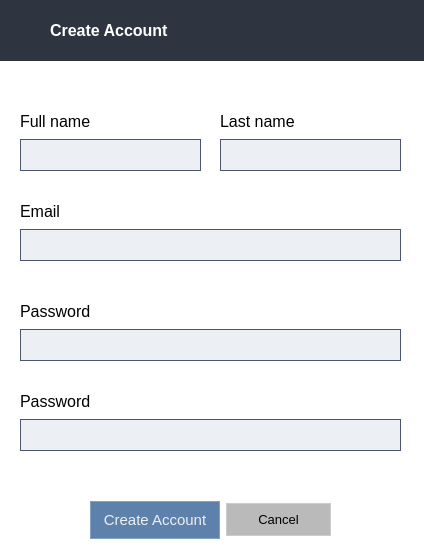
<?xml version="1.0" encoding="UTF-8"?>
<ui version="4.0">
 <class>CreateAccountDialog</class>
 <widget class="QDialog" name="CreateAccountDialog">
  <property name="geometry">
   <rect>
    <x>0</x>
    <y>0</y>
    <width>424</width>
    <height>556</height>
   </rect>
  </property>
  <property name="windowTitle">
   <string>Dialog</string>
  </property>
  <property name="styleSheet">
   <string notr="true">QWidget {
    background-color:rgb(255, 255, 255); /* Light Gray for Light Mode */
    color: #000000;           /* Black Text */
    font-family: &quot;Segoe UI&quot;, Arial, sans-serif;
    font-size: 12pt;
border-radius: 10px;
}</string>
  </property>
  <widget class="QWidget" name="layoutWidget">
   <property name="geometry">
    <rect>
     <x>20</x>
     <y>200</y>
     <width>381</width>
     <height>61</height>
    </rect>
   </property>
   <layout class="QVBoxLayout" name="verticalLayout_2">
    <item>
     <widget class="QLabel" name="label_3">
      <property name="font">
       <font>
        <family>Segoe UI</family>
        <pointsize>12</pointsize>
       </font>
      </property>
      <property name="text">
       <string>Email</string>
      </property>
     </widget>
    </item>
    <item>
     <widget class="QLineEdit" name="email_field">
      <property name="styleSheet">
       <string notr="true">/* Input Field */
QLineEdit {
    background-color: #eceff4; /* Light background */
    color: #000000; /* Black text */
    border: 1px solid #4C566A; /* Subtle gray-blue border */
    border-radius: 0px; /* No rounded corners */
    padding: 6px; /* Padding inside the field */
    font-size: 14px; /* Standard font size */
}

/* Focused Input Field */
QLineEdit:focus {
    border: 1px solid #88C0D0; /* Light blue/teal border on focus */
    background-color: #e1e9f2; /* Slightly lighter background on focus */
}

/* Placeholder Text */
QLineEdit::placeholder {
    color: #4C566A; /* Darker gray for placeholder text */
}
</string>
      </property>
     </widget>
    </item>
   </layout>
  </widget>
  <widget class="QWidget" name="layoutWidget_2">
   <property name="geometry">
    <rect>
     <x>20</x>
     <y>300</y>
     <width>381</width>
     <height>61</height>
    </rect>
   </property>
   <layout class="QVBoxLayout" name="verticalLayout_3">
    <item>
     <widget class="QLabel" name="label_4">
      <property name="font">
       <font>
        <family>Segoe UI</family>
        <pointsize>12</pointsize>
       </font>
      </property>
      <property name="text">
       <string>Password</string>
      </property>
     </widget>
    </item>
    <item>
     <widget class="QLineEdit" name="pass1_field">
      <property name="styleSheet">
       <string notr="true">/* Input Field */
QLineEdit {
    background-color: #eceff4; /* Light background */
    color: #000000; /* Black text */
    border: 1px solid #4C566A; /* Subtle gray-blue border */
    border-radius: 0px; /* No rounded corners */
    padding: 6px; /* Padding inside the field */
    font-size: 14px; /* Standard font size */
}

/* Focused Input Field */
QLineEdit:focus {
    border: 1px solid #88C0D0; /* Light blue/teal border on focus */
    background-color: #e1e9f2; /* Slightly lighter background on focus */
}

/* Placeholder Text */
QLineEdit::placeholder {
    color: #4C566A; /* Darker gray for placeholder text */
}
</string>
      </property>
     </widget>
    </item>
   </layout>
  </widget>
  <widget class="QWidget" name="layoutWidget_3">
   <property name="geometry">
    <rect>
     <x>20</x>
     <y>390</y>
     <width>381</width>
     <height>61</height>
    </rect>
   </property>
   <layout class="QVBoxLayout" name="verticalLayout_4">
    <item>
     <widget class="QLabel" name="label_5">
      <property name="font">
       <font>
        <family>Segoe UI</family>
        <pointsize>12</pointsize>
       </font>
      </property>
      <property name="text">
       <string>Password</string>
      </property>
     </widget>
    </item>
    <item>
     <widget class="QLineEdit" name="pass2_field">
      <property name="styleSheet">
       <string notr="true">/* Input Field */
QLineEdit {
    background-color: #eceff4; /* Light background */
    color: #000000; /* Black text */
    border: 1px solid #4C566A; /* Subtle gray-blue border */
    border-radius: 0px; /* No rounded corners */
    padding: 6px; /* Padding inside the field */
    font-size: 14px; /* Standard font size */
}

/* Focused Input Field */
QLineEdit:focus {
    border: 1px solid #88C0D0; /* Light blue/teal border on focus */
    background-color: #e1e9f2; /* Slightly lighter background on focus */
}

/* Placeholder Text */
QLineEdit::placeholder {
    color: #4C566A; /* Darker gray for placeholder text */
}
</string>
      </property>
     </widget>
    </item>
   </layout>
  </widget>
  <widget class="QWidget" name="layoutWidget">
   <property name="geometry">
    <rect>
     <x>20</x>
     <y>110</y>
     <width>181</width>
     <height>61</height>
    </rect>
   </property>
   <layout class="QVBoxLayout" name="verticalLayout">
    <item>
     <widget class="QLabel" name="label_2">
      <property name="font">
       <font>
        <family>Segoe UI</family>
        <pointsize>12</pointsize>
       </font>
      </property>
      <property name="text">
       <string>Full name </string>
      </property>
     </widget>
    </item>
    <item>
     <widget class="QLineEdit" name="name_field">
      <property name="styleSheet">
       <string notr="true">/* Input Field */
QLineEdit {
    background-color: #eceff4; /* Light background */
    color: #000000; /* Black text */
    border: 1px solid #4C566A; /* Subtle gray-blue border */
    border-radius: 0px; /* No rounded corners */
    padding: 6px; /* Padding inside the field */
    font-size: 14px; /* Standard font size */
}

/* Focused Input Field */
QLineEdit:focus {
    border: 1px solid #88C0D0; /* Light blue/teal border on focus */
    background-color: #e1e9f2; /* Slightly lighter background on focus */
}

/* Placeholder Text */
QLineEdit::placeholder {
    color: #4C566A; /* Darker gray for placeholder text */
}
</string>
      </property>
     </widget>
    </item>
   </layout>
  </widget>
  <widget class="QWidget" name="layoutWidget">
   <property name="geometry">
    <rect>
     <x>90</x>
     <y>500</y>
     <width>241</width>
     <height>40</height>
    </rect>
   </property>
   <layout class="QHBoxLayout" name="horizontalLayout">
    <item>
     <widget class="QPushButton" name="create_account_button">
      <property name="minimumSize">
       <size>
        <width>86</width>
        <height>38</height>
       </size>
      </property>
      <property name="styleSheet">
       <string notr="true">QPushButton {
    background-color: #5E81AC; /* Nord Blue */
    color: #ECEFF4; /* Light text */
    border: 1px solid #81A1C1; /* Lighter blue border */
    border-radius: 0px; /* No roundness */
    padding: 6px 12px;
    font-family: &quot;Segoe UI&quot;;
    font-size: 15px;
    min-width: 60px;
    min-height: 24px;
}

/* Hover State */
QPushButton:hover {
    background-color: #81A1C1; /* Lighter Nord Blue */
    border: 1px solid #88C0D0; /* Teal highlight */
}

/* Pressed State */
QPushButton:pressed {
    background-color: #4C566A; /* Darker Nord Blue */
    border: 1px solid #8FBCBB; /* Teal accent */
}

/* Edit Button Specific Style */
QPushButton#editButton {
    background-color: #88C0D0; /* Soft Teal Blue */
    color: #2E3440; /* Darker text for contrast */
    border: 1px solid #8FBCBB; /* Teal border */
}

QPushButton#editButton:hover {
    background-color: #8FBCBB; /* Slightly lighter teal */
    border: 1px solid #81A1C1; /* Soft blue highlight */
}

QPushButton#editButton:pressed {
    background-color: #5E81AC; /* Dark Nord Blue */
    border: 1px solid #4C566A; /* Darker border */
}
</string>
      </property>
      <property name="text">
       <string>Create Account</string>
      </property>
     </widget>
    </item>
    <item>
     <widget class="QPushButton" name="pushButton">
      <property name="minimumSize">
       <size>
        <width>0</width>
        <height>30</height>
       </size>
      </property>
      <property name="styleSheet">
       <string notr="true">




/*          background-color: transparent;  No background */




/* Cancel Button */
QPushButton {
    background-color: #bababa;

    color: black;                  /* Black text */
    border: 1px solid #cccccc;     /* Light gray border */
    border-radius: 0px;
    padding: 8px 16px;
    font-size: 10pt;
}

QPushButton:hover {
    background-color: #e5e5e5; /* Light gray on hover */
    border: 1px solid #bbbbbb; /* Slightly darker gray border on hover */
}

QPushButton:pressed {
    background-color: #d9d9d9; /* Darker gray on press */
    border: 1px solid #aaaaaa; /* Even darker gray border on press */
}
</string>
      </property>
      <property name="text">
       <string>Cancel</string>
      </property>
     </widget>
    </item>
   </layout>
  </widget>
  <widget class="QWidget" name="layoutWidget_4">
   <property name="geometry">
    <rect>
     <x>220</x>
     <y>110</y>
     <width>181</width>
     <height>61</height>
    </rect>
   </property>
   <layout class="QVBoxLayout" name="verticalLayout_5">
    <item>
     <widget class="QLabel" name="label_6">
      <property name="font">
       <font>
        <family>Segoe UI</family>
        <pointsize>12</pointsize>
       </font>
      </property>
      <property name="text">
       <string>Last name</string>
      </property>
     </widget>
    </item>
    <item>
     <widget class="QLineEdit" name="last_name_field">
      <property name="styleSheet">
       <string notr="true">/* Input Field */
QLineEdit {
    background-color: #eceff4; /* Light background */
    color: #000000; /* Black text */
    border: 1px solid #4C566A; /* Subtle gray-blue border */
    border-radius: 0px; /* No rounded corners */
    padding: 6px; /* Padding inside the field */
    font-size: 14px; /* Standard font size */
}

/* Focused Input Field */
QLineEdit:focus {
    border: 1px solid #88C0D0; /* Light blue/teal border on focus */
    background-color: #e1e9f2; /* Slightly lighter background on focus */
}

/* Placeholder Text */
QLineEdit::placeholder {
    color: #4C566A; /* Darker gray for placeholder text */
}
</string>
      </property>
     </widget>
    </item>
   </layout>
  </widget>
  <widget class="QWidget" name="widget_2" native="true">
   <property name="geometry">
    <rect>
     <x>0</x>
     <y>0</y>
     <width>441</width>
     <height>61</height>
    </rect>
   </property>
   <property name="styleSheet">
    <string notr="true">/*background-color: #bababa;*/
border-radius: 0px;
 background-color:#2e3440;</string>
   </property>
   <widget class="QLabel" name="label_7">
    <property name="geometry">
     <rect>
      <x>50</x>
      <y>10</y>
      <width>161</width>
      <height>41</height>
     </rect>
    </property>
    <property name="font">
     <font>
      <family>Segoe UI</family>
      <pointsize>12</pointsize>
      <bold>true</bold>
     </font>
    </property>
    <property name="styleSheet">
     <string notr="true">color: rgb(255, 255, 255);</string>
    </property>
    <property name="text">
     <string>Create Account</string>
    </property>
   </widget>
   <widget class="QLabel" name="label_8">
    <property name="geometry">
     <rect>
      <x>10</x>
      <y>20</y>
      <width>31</width>
      <height>31</height>
     </rect>
    </property>
    <property name="text">
     <string/>
    </property>
    <property name="pixmap">
     <pixmap resource="../resources/rec.qrc">:/newPrefix/more_icons/add-user.png</pixmap>
    </property>
    <property name="scaledContents">
     <bool>true</bool>
    </property>
   </widget>
  </widget>
 </widget>
 <resources>
  <include location="../resources/rec.qrc"/>
 </resources>
 <connections/>
</ui>
